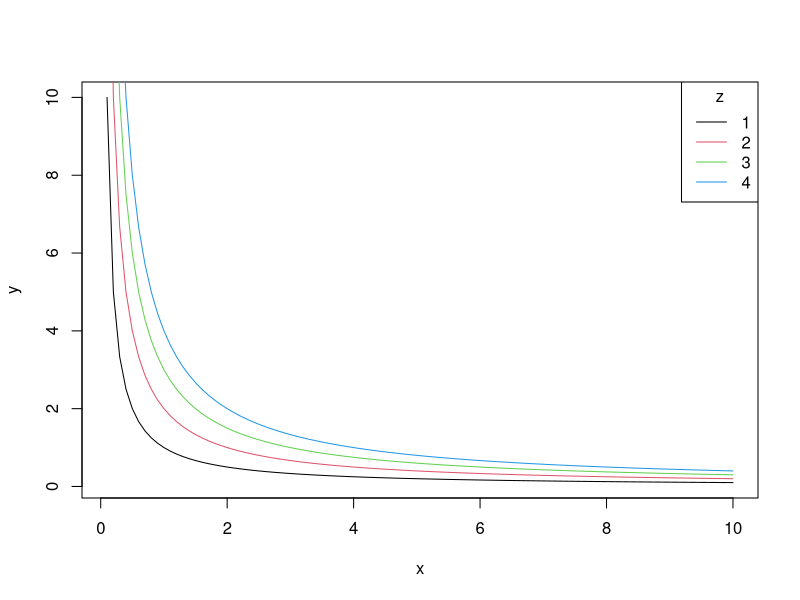
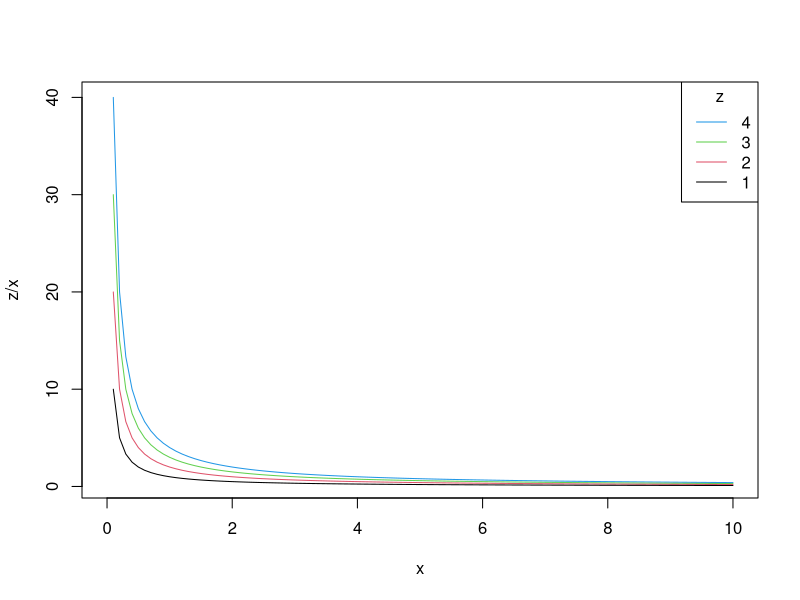
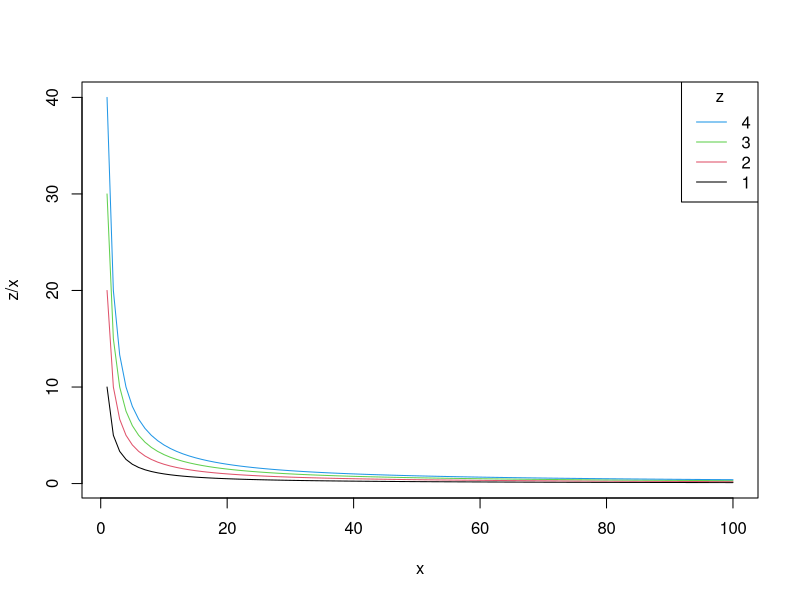
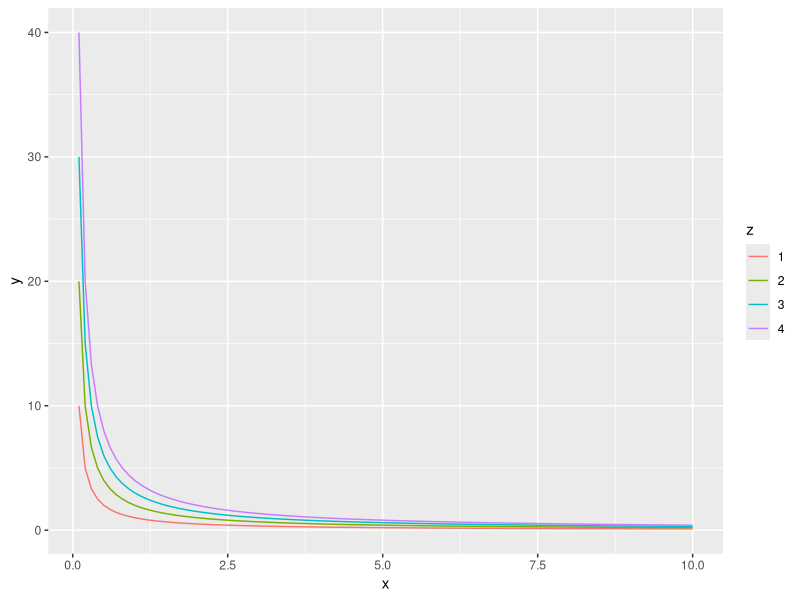
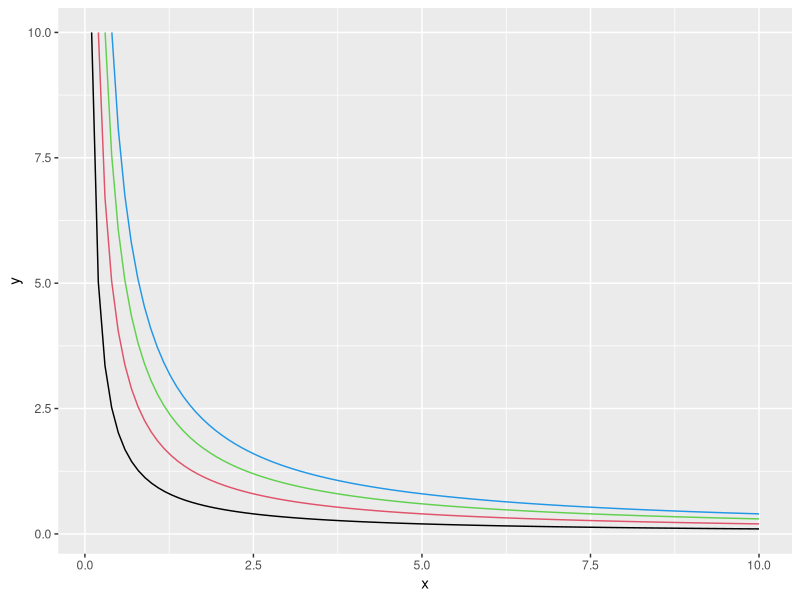

Write the R code that produced these figures, in order.
## ---- chunk 1
knitr::opts_chunk$set(eval = TRUE, message = FALSE, warning = FALSE, error = FALSE)
## ---- chunk 2
x = seq(0.1, 10, by = 0.1)
plot(x, 1/x, 
     type = 'l', xlab = 'x', ylab = 'y')
for (z in 2:4) lines(x, z/x, col = z) 
legend('topright', legend = 1:4, col = 1:4, 
       lty = 1, title = 'z')

# or
for (z in 4:1) 
  curve(z/x, 0, 10, add = z < 4, col = z)
legend('topright', legend = 4:1, col = 4:1, 
       lty = 1, title = 'z')

# or
matplot(outer(seq(0.1, 10, by = 0.1), 1:4, 
              function(x, a) a / x),
  xlab = "x", ylab = "z/x", type = "l", 
  col = 1:4, lty = 1
)
legend("topright", legend = 4:1, col = 4:1, 
       lty = 1, title = "z")
## ---- chunk 3
library(ggplot2)
library(magrittr)
expand.grid(x = seq(0.1, 10, by = 0.1),
            z = 1:4) %>% 
  transform(y = z/x, z = factor(z)) %>% 
  ggplot() +
  geom_line(aes(x, y, color = z))
# Or
out <- ggplot(data.frame(x = c(0, 10)), aes(x))
for (i in 1:4) {
  out = out + stat_function(fun = function(.x ,z) z/.x, 
                            color = i, 
                            args = list(z=i),
                            xlim=c(i/10,10) )
}
out
